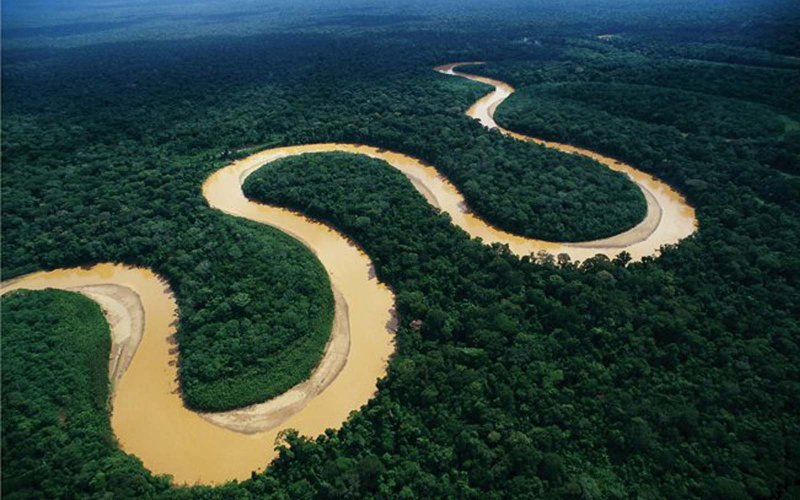
#> input picture galaxia.jpg, 1600 x 1000 px (shown at 1/2 size)
$ python daniP6.py   (older library calls are emulated)
#> lines starting #> are read from the running program, lines starting #| are printed output that depends on the picture; after the words box and inside, x2 and y2 are one past the last pixel; in counts of white or black regions, pixels touching at a corner belong together
from matplotlib import pyplot as plt
from matplotlib import pylab
import cv2
import imutils
import numpy as np

img = cv2.imread("galaxia.jpg",1)
#> img is the input picture: shape (1000, 1600, 3); mean B, G, R 59.9, 67.2, 46.4
img = cv2.resize(img,(300,300))
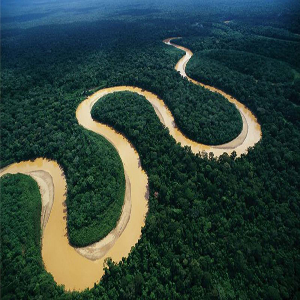
#> img: shape (300, 300, 3); mean B, G, R 59.8, 67.1, 46.3
dst = cv2.Laplacian(img,cv2.CV_16S,ksize=3)
dst = cv2.convertScaleAbs(dst)
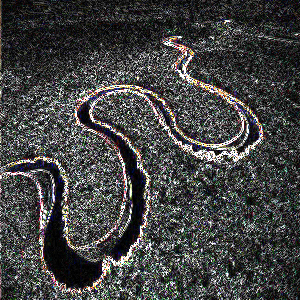
#> dst: shape (300, 300, 3); mean B, G, R 67.1, 67.6, 67.3
cv2.imshow("img",img)
cv2.imshow("Laplace",dst)
gris = cv2.cvtColor(img, cv2.COLOR_BGR2GRAY)
gauss = cv2.GaussianBlur(gris, (5,5), 0)
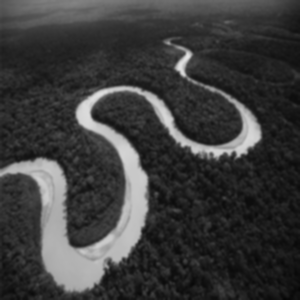
#> gauss: shape (300, 300); min 5, max 227, mean 60
canny = cv2.Canny(gauss, 50, 150)
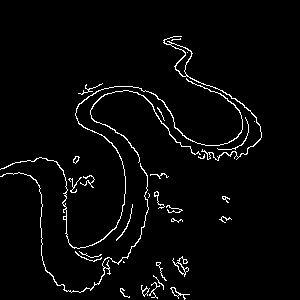
#> canny: shape (300, 300); 3.1% white in thin lines or dots, all inside (x1, y1, x2, y2) = (0, 36, 262, 300)
cv2.imshow("Canny",canny)
rows = 300
cols = 300
ddept=cv2.CV_16S
gray = cv2.cvtColor(img, cv2.COLOR_BGR2GRAY)
x = cv2.Sobel(gray, ddept, 1,0, ksize=3, scale=1)
y = cv2.Sobel(gray, ddept, 0,1, ksize=3, scale=1)
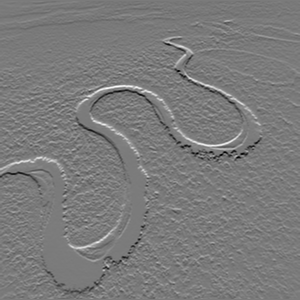
#> y: shape (300, 300) int16; min -680, max 720, mean -2.1; drawn with min black and max white
absx= cv2.convertScaleAbs(x)
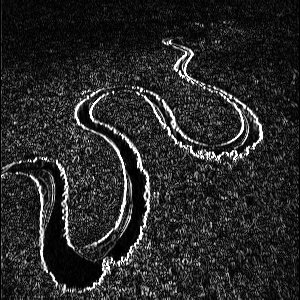
#> absx: shape (300, 300); min 0, max 255, mean 40.6
absy = cv2.convertScaleAbs(y)
edge = cv2.addWeighted(absx, 0.5, absy, 0.5,0)
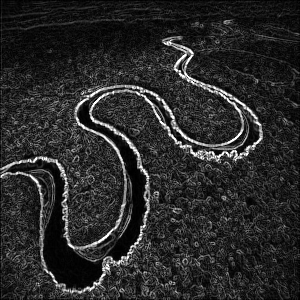
#> edge: shape (300, 300); min 0, max 255, mean 42
cv2.imshow('Solb x & Solb y', edge)
cv2.waitKey(0)
